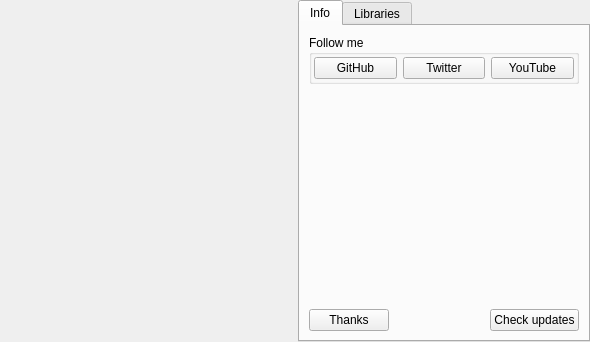
<?xml version="1.0" encoding="UTF-8"?>
<ui version="4.0">
 <class>XAboutWidget</class>
 <widget class="QWidget" name="XAboutWidget">
  <property name="geometry">
   <rect>
    <x>0</x>
    <y>0</y>
    <width>590</width>
    <height>342</height>
   </rect>
  </property>
  <property name="windowTitle">
   <string notr="true"/>
  </property>
  <layout class="QHBoxLayout" name="horizontalLayout">
   <property name="leftMargin">
    <number>0</number>
   </property>
   <property name="topMargin">
    <number>0</number>
   </property>
   <property name="rightMargin">
    <number>0</number>
   </property>
   <property name="bottomMargin">
    <number>0</number>
   </property>
   <item>
    <widget class="QLabel" name="labelLogo">
     <property name="sizePolicy">
      <sizepolicy hsizetype="Expanding" vsizetype="Expanding">
       <horstretch>0</horstretch>
       <verstretch>0</verstretch>
      </sizepolicy>
     </property>
     <property name="text">
      <string/>
     </property>
     <property name="alignment">
      <set>Qt::AlignCenter</set>
     </property>
    </widget>
   </item>
   <item>
    <widget class="QTabWidget" name="tabWidgetAbout">
     <property name="currentIndex">
      <number>0</number>
     </property>
     <widget class="QWidget" name="tabInfo">
      <attribute name="title">
       <string>Info</string>
      </attribute>
      <layout class="QVBoxLayout" name="verticalLayout">
       <property name="leftMargin">
        <number>9</number>
       </property>
       <property name="topMargin">
        <number>9</number>
       </property>
       <property name="rightMargin">
        <number>9</number>
       </property>
       <property name="bottomMargin">
        <number>9</number>
       </property>
       <item>
        <widget class="QGroupBox" name="groupBox">
         <property name="title">
          <string>Follow me</string>
         </property>
         <layout class="QHBoxLayout" name="horizontalLayout_4">
          <property name="leftMargin">
           <number>2</number>
          </property>
          <property name="topMargin">
           <number>2</number>
          </property>
          <property name="rightMargin">
           <number>2</number>
          </property>
          <property name="bottomMargin">
           <number>2</number>
          </property>
          <item>
           <widget class="QPushButton" name="pushButtonFollowGithub">
            <property name="text">
             <string notr="true">GitHub</string>
            </property>
           </widget>
          </item>
          <item>
           <widget class="QPushButton" name="pushButtonFollowTwitter">
            <property name="text">
             <string notr="true">Twitter</string>
            </property>
           </widget>
          </item>
          <item>
           <widget class="QPushButton" name="pushButtonFollowYoutube">
            <property name="text">
             <string notr="true">YouTube</string>
            </property>
           </widget>
          </item>
         </layout>
        </widget>
       </item>
       <item>
        <widget class="QLabel" name="labelInfo">
         <property name="sizePolicy">
          <sizepolicy hsizetype="Expanding" vsizetype="Expanding">
           <horstretch>0</horstretch>
           <verstretch>0</verstretch>
          </sizepolicy>
         </property>
         <property name="text">
          <string/>
         </property>
         <property name="openExternalLinks">
          <bool>false</bool>
         </property>
        </widget>
       </item>
       <item>
        <layout class="QHBoxLayout" name="horizontalLayout_2">
         <item>
          <widget class="QPushButton" name="pushButtonThanks">
           <property name="text">
            <string>Thanks</string>
           </property>
          </widget>
         </item>
         <item>
          <widget class="QLabel" name="labelDate">
           <property name="sizePolicy">
            <sizepolicy hsizetype="Expanding" vsizetype="Preferred">
             <horstretch>0</horstretch>
             <verstretch>0</verstretch>
            </sizepolicy>
           </property>
           <property name="text">
            <string/>
           </property>
           <property name="alignment">
            <set>Qt::AlignRight|Qt::AlignTrailing|Qt::AlignVCenter</set>
           </property>
          </widget>
         </item>
         <item>
          <widget class="QPushButton" name="pushButtonCheckUpdates">
           <property name="text">
            <string>Check updates</string>
           </property>
          </widget>
         </item>
        </layout>
       </item>
      </layout>
     </widget>
     <widget class="QWidget" name="tabLibraries">
      <attribute name="title">
       <string>Libraries</string>
      </attribute>
      <layout class="QVBoxLayout" name="verticalLayout_2">
       <property name="leftMargin">
        <number>0</number>
       </property>
       <property name="topMargin">
        <number>0</number>
       </property>
       <property name="rightMargin">
        <number>0</number>
       </property>
       <property name="bottomMargin">
        <number>0</number>
       </property>
       <item>
        <widget class="QLabel" name="labelLibraries">
         <property name="sizePolicy">
          <sizepolicy hsizetype="Expanding" vsizetype="Expanding">
           <horstretch>0</horstretch>
           <verstretch>0</verstretch>
          </sizepolicy>
         </property>
         <property name="text">
          <string/>
         </property>
         <property name="openExternalLinks">
          <bool>true</bool>
         </property>
        </widget>
       </item>
      </layout>
     </widget>
    </widget>
   </item>
  </layout>
 </widget>
 <resources/>
 <connections/>
</ui>
